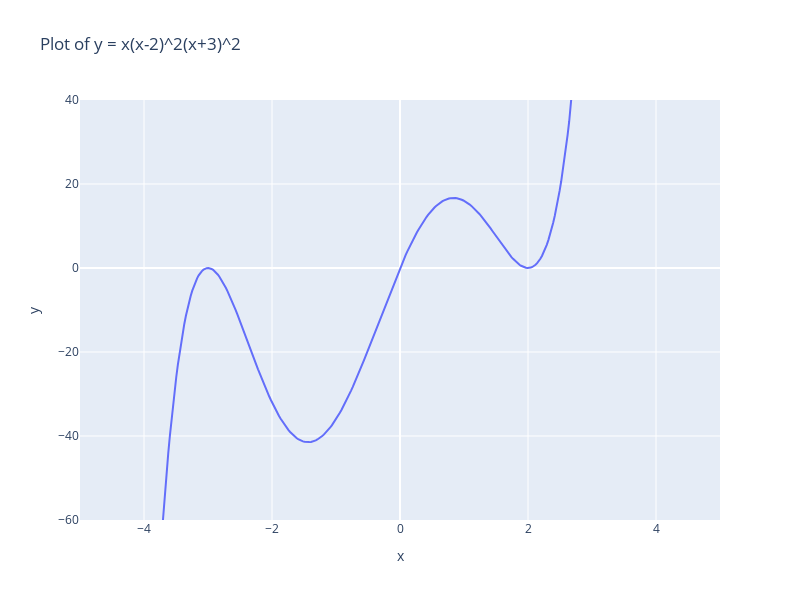

Notebook code for this chart:
### Code cell
import numpy as np

import plotly.graph_objs as go

x_vals = np.linspace(-5, 5, 400)
y_vals = [quintic_function([x]) for x in x_vals]

fig = go.Figure()
fig.add_trace(go.Scatter(x=x_vals, y=y_vals, mode='lines', name='y = x(x-2)^2(x+3)^2'))
fig.update_layout(title='Plot of y = x(x-2)^2(x+3)^2',
                  xaxis_title='x',
                  yaxis_title='y',
                  xaxis=dict(range=[-5, 5]),
                  yaxis=dict(range=[-60, 40]),
                  autosize=False,
                  width=800,
                  height=600)
fig.show()

### Figure 1 — Plotly figure (JSON) as saved in the notebook; plotly's stock layout.template omitted (floating-point values rounded to 4 significant figures; data arrays with more than 128 entries replaced by an {"elided": "..."} marker saying what was removed)
{"data": [{"mode": "lines", "name": "y = x(x-2)^2(x+3)^2", "type": "scatter", "x": {"elided": "400 float values"}, "y": {"elided": "400 float values"}}], "layout": {"autosize": false, "height": 600, "title": {"text": "Plot of y = x(x-2)^2(x+3)^2"}, "width": 800, "xaxis": {"range": [-5, 5], "title": {"text": "x"}}, "yaxis": {"range": [-60, 40], "title": {"text": "y"}}}}
